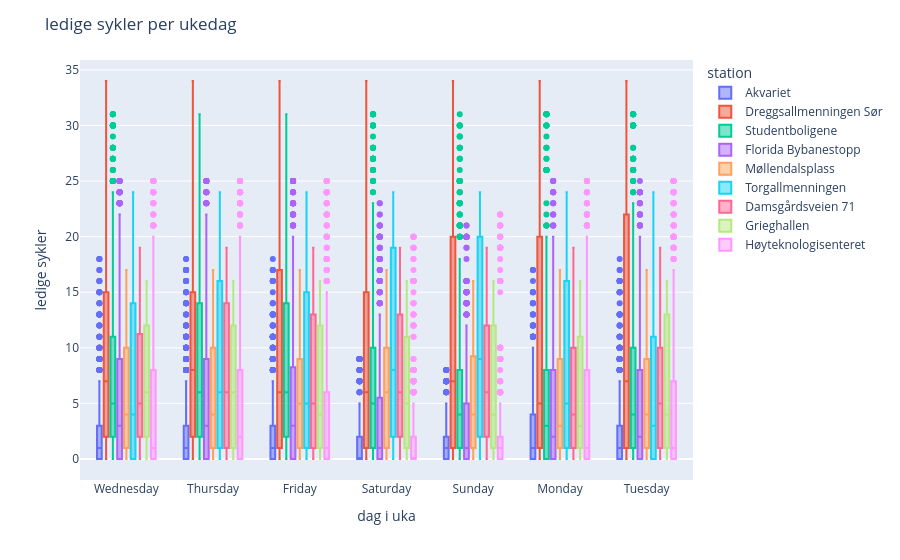

Here is the notebook cell this chart was saved with:
### Code cell
# visualiserer ledige sykler per ukedag via boxplot
fig = px.box(merged_df, "day_of_week", "free_bikes", color="station")
fig.update_layout(title="ledige sykler per ukedag", xaxis_title="dag i uka",
                  yaxis_title="ledige sykler")
fig.show()

### Figure 1 — Plotly figure (JSON) as saved in the notebook; plotly's stock layout.template omitted (floating-point values rounded to 4 significant figures; data arrays with more than 128 entries replaced by an {"elided": "..."} marker saying what was removed)
{"data": [{"alignmentgroup": "True", "hovertemplate": "station=Akvariet<br>day_of_week=%{x}<br>free_bikes=%{y}<extra></extra>", "legendgroup": "Akvariet", "marker": {"color": "#636efa"}, "name": "Akvariet", "notched": false, "offsetgroup": "Akvariet", "orientation": "v", "showlegend": true, "type": "box", "x": {"elided": "6353 str values"}, "x0": " ", "xaxis": "x", "y": {"elided": "6353 int values"}, "y0": " ", "yaxis": "y"}, {"alignmentgroup": "True", "hovertemplate": "station=Dreggsallmenningen Sør<br>day_of_week=%{x}<br>free_bikes=%{y}<extra></extra>", "legendgroup": "Dreggsallmenningen Sør", "marker": {"color": "#EF553B"}, "name": "Dreggsallmenningen Sør", "notched": false, "offsetgroup": "Dreggsallmenningen Sør", "orientation": "v", "showlegend": true, "type": "box", "x": {"elided": "6354 str values"}, "x0": " ", "xaxis": "x", "y": {"elided": "6354 int values"}, "y0": " ", "yaxis": "y"}, {"alignmentgroup": "True", "hovertemplate": "station=Studentboligene<br>day_of_week=%{x}<br>free_bikes=%{y}<extra></extra>", "legendgroup": "Studentboligene", "marker": {"color": "#00cc96"}, "name": "Studentboligene", "notched": false, "offsetgroup": "Studentboligene", "orientation": "v", "showlegend": true, "type": "box", "x": {"elided": "6354 str values"}, "x0": " ", "xaxis": "x", "y": {"elided": "6354 int values"}, "y0": " ", "yaxis": "y"}, {"alignmentgroup": "True", "hovertemplate": "station=Florida Bybanestopp<br>day_of_week=%{x}<br>free_bikes=%{y}<extra></extra>", "legendgroup": "Florida Bybanestopp", "marker": {"color": "#ab63fa"}, "name": "Florida Bybanestopp", "notched": false, "offsetgroup": "Florida Bybanestopp", "orientation": "v", "showlegend": true, "type": "box", "x": {"elided": "6354 str values"}, "x0": " ", "xaxis": "x", "y": {"elided": "6354 int values"}, "y0": " ", "yaxis": "y"}, {"alignmentgroup": "True", "hovertemplate": "station=Møllendalsplass<br>day_of_week=%{x}<br>free_bikes=%{y}<extra></extra>", "legendgroup": "Møllendalsplass", "marker": {"color": "#FFA15A"}, "name": "Møllendalsplass", "notched": false, "offsetgroup": "Møllendalsplass", "orientation": "v", "showlegend": true, "type": "box", "x": {"elided": "6354 str values"}, "x0": " ", "xaxis": "x", "y": {"elided": "6354 int values"}, "y0": " ", "yaxis": "y"}, {"alignmentgroup": "True", "hovertemplate": "station=Torgallmenningen<br>day_of_week=%{x}<br>free_bikes=%{y}<extra></extra>", "legendgroup": "Torgallmenningen", "marker": {"color": "#19d3f3"}, "name": "Torgallmenningen", "notched": false, "offsetgroup": "Torgallmenningen", "orientation": "v", "showlegend": true, "type": "box", "x": {"elided": "6354 str values"}, "x0": " ", "xaxis": "x", "y": {"elided": "6354 int values"}, "y0": " ", "yaxis": "y"}, {"alignmentgroup": "True", "hovertemplate": "station=Damsgårdsveien 71<br>day_of_week=%{x}<br>free_bikes=%{y}<extra></extra>", "legendgroup": "Damsgårdsveien 71", "marker": {"color": "#FF6692"}, "name": "Damsgårdsveien 71", "notched": false, "offsetgroup": "Damsgårdsveien 71", "orientation": "v", "showlegend": true, "type": "box", "x": {"elided": "6354 str values"}, "x0": " ", "xaxis": "x", "y": {"elided": "6354 int values"}, "y0": " ", "yaxis": "y"}, {"alignmentgroup": "True", "hovertemplate": "station=Grieghallen<br>day_of_week=%{x}<br>free_bikes=%{y}<extra></extra>", "legendgroup": "Grieghallen", "marker": {"color": "#B6E880"}, "name": "Grieghallen", "notched": false, "offsetgroup": "Grieghallen", "orientation": "v", "showlegend": true, "type": "box", "x": {"elided": "6354 str values"}, "x0": " ", "xaxis": "x", "y": {"elided": "6354 int values"}, "y0": " ", "yaxis": "y"}, {"alignmentgroup": "True", "hovertemplate": "station=Høyteknologisenteret<br>day_of_week=%{x}<br>free_bikes=%{y}<extra></extra>", "legendgroup": "Høyteknologisenteret", "marker": {"color": "#FF97FF"}, "name": "Høyteknologisenteret", "notched": false, "offsetgroup": "Høyteknologisenteret", "orientation": "v", "showlegend": true, "type": "box", "x": {"elided": "6354 str values"}, "x0": " ", "xaxis": "x", "y": {"elided": "6354 int values"}, "y0": " ", "yaxis": "y"}], "layout": {"boxmode": "group", "legend": {"title": {"text": "station"}, "tracegroupgap": 0}, "margin": {"t": 60}, "title": {"text": "ledige sykler per ukedag"}, "xaxis": {"anchor": "y", "domain": [0, 1], "title": {"text": "dag i uka"}}, "yaxis": {"anchor": "x", "domain": [0, 1], "title": {"text": "ledige sykler"}}}}
